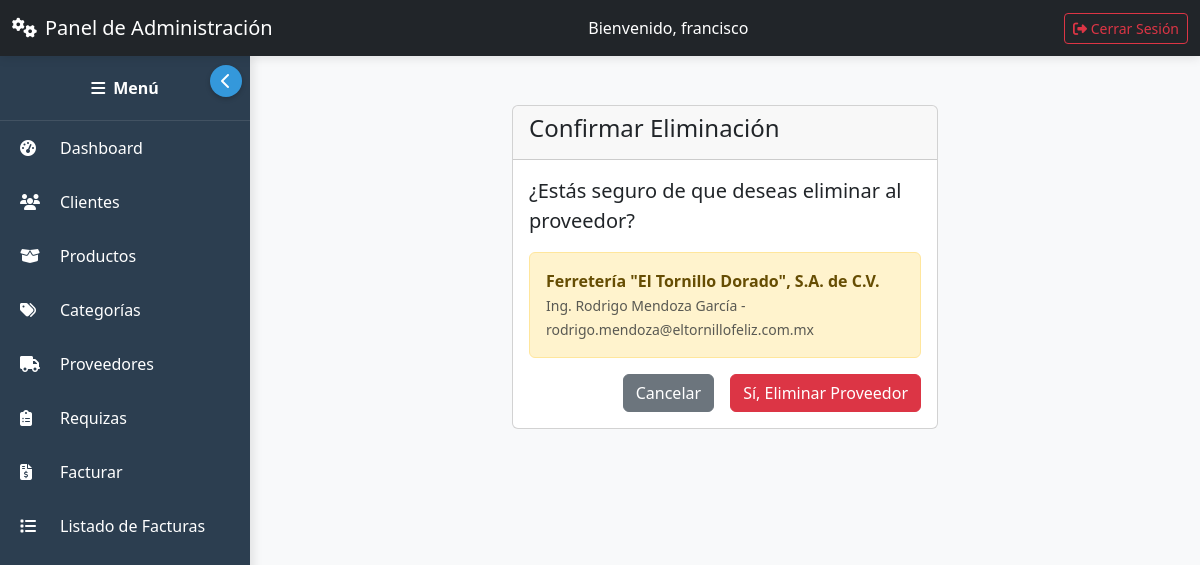
/proveedores/1/eliminar/ (signed in), run on the app's committed database.
### proveedores/models.py (models this page shows, shortened)
class Proveedor(models.Model):
    TIPO_PROVEEDOR = [
        ('productos', 'Productos'),
        ('servicios', 'Servicios'),
        ('ambos', 'Productos y Servicios'),
    ]
    ESTADO_CHOICES = [
        ('activo', 'Activo'),
        ('inactivo', 'Inactivo'),
        ('pendiente', 'Pendiente'),
    ]
    nombre_empresa = models.CharField(max_length=200, verbose_name="Nombre de la Empresa")
    nombre_contacto = models.CharField(max_length=100, verbose_name="Nombre de Contacto")
    email = models.EmailField(verbose_name="Correo Electrónico")
    telefono_regex = RegexValidator(
        regex=r'^\+?1?\d{9,15}$',
        message="El número de teléfono debe tener entre 9 y 15 dígitos."
    )
    telefono = models.CharField(validators=[telefono_regex], max_length=15, verbose_name="Teléfono")
    direccion = models.TextField(verbose_name="Dirección")
    ciudad = models.CharField(max_length=100, verbose_name="Ciudad")
    pais = models.CharField(max_length=100, verbose_name="País", default="México")
    rfc = models.CharField(max_length=13, verbose_name="RFC", blank=True, null=True)
    tipo_proveedor = models.CharField(max_length=20, choices=TIPO_PROVEEDOR, verbose_name="Tipo de Proveedor")
    estado = models.CharField(max_length=10, choices=ESTADO_CHOICES, default='activo', verbose_name="Estado")
    fecha_registro = models.DateTimeField(auto_now_add=True, verbose_name="Fecha de Registro")
    fecha_actualizacion = models.DateTimeField(auto_now=True, verbose_name="Fecha de Actualización")
    notas = models.TextField(blank=True, null=True, verbose_name="Notas Adicionales")
    categorias = models.ManyToManyField(
        'categorias.Categoria',
        related_name='proveedores',
        blank=True,
        verbose_name="Categorías de Productos"
    )
    class Meta:
        verbose_name = "Proveedor"
        verbose_name_plural = "Proveedores"
        ordering = ['nombre_empresa']

### proveedores/views.py (the view, shortened to what this page needs)
# urls.py: path('<int:pk>/eliminar/', views.ProveedorDeleteView.as_view(), name='eliminar'),
class ProveedorDeleteView(LoginRequiredMixin, DeleteView):
    model = Proveedor
    template_name = 'core/proveedor_confirm_delete.html'
    success_url = reverse_lazy('proveedores:lista')

### ventas/context_processors.py (called while the page is built)
def ventas_hoy(request):
    if request.user.is_authenticated:
        return {
            'ventas_hoy_count': Factura.objects.filter(fecha=date.today()).count(),
            'ventas_hoy_total': sum(f.total for f in Factura.objects.filter(fecha=date.today()))
        }
    return {}

### core/templates/core/proveedor_confirm_delete.html (shortened to what this page needs)
{% extends 'core/base.html' %}
{% block content %}
<div class="container mt-4">
    <div class="row justify-content-center">
        <div class="col-md-6">
            <div class="card">
                <div class="card-header">
                    <h4>Confirmar Eliminación</h4>
                </div>
                <div class="card-body">
                    <p class="lead">¿Estás seguro de que deseas eliminar al proveedor?</p>
                    <div class="alert alert-warning">
                        <strong>{{ proveedor.nombre_empresa }}</strong>
                        <br>
                        <small class="text-muted">{{ proveedor.nombre_contacto }} - {{ proveedor.email }}</small>
                    </div>
                    <form method="post">
                        <div class="d-grid gap-2 d-md-flex justify-content-md-end">
                            <a href="{% url 'proveedores:detalle' proveedor.pk %}" class="btn btn-secondary me-md-2">
                                Cancelar
                            </a>
                            <button type="submit" class="btn btn-danger">
                                Sí, Eliminar Proveedor
                            </button>
                        </div>
                    </form>
                </div>
            </div>
        </div>
    </div>
</div>
{% endblock %}

### core/templates/core/base.html (shortened to what this page needs)
{% load static %}
<!DOCTYPE html>
<html lang="es">
<head>
    <link href="https://cdn.jsdelivr.net/npm/bootstrap@5.3.0/dist/css/bootstrap.min.css" rel="stylesheet">
    <link rel="stylesheet" href="https://cdnjs.cloudflare.com/ajax/libs/font-awesome/6.4.0/css/all.min.css">
</head>
<body>
    <nav class="navbar navbar-expand-lg navbar-dark bg-dark">
        <div class="container-fluid">
            <a class="navbar-brand" href="#">
                <i class="fas fa-cogs me-2"></i>Panel de Administración
            </a>
            <div class="d-flex align-items-center">
                <span class="text-white me-3">Bienvenido, {{ user.username }}</span>
            </div>
            <a href="{% url 'login' %}" class="btn btn-outline-danger btn-sm">
                <i class="fas fa-sign-out-alt"></i> Cerrar Sesión
            </a>
        </div>
    </nav>
    <nav id="sidebar">
        <div class="sidebar-header">
            <i class="fas fa-bars me-2"></i>
            <span>Menú</span>
        </div>
        <ul class="nav flex-column">
            <li class="nav-item">
                <a href="{% url 'admin_inicio' %}" class="nav-link">
                    <i class="fas fa-tachometer-alt"></i>
                    <span class="link-text">Dashboard</span>
                </a>
            </li>
            {% if request.user.is_staff %}
            <li class="nav-item">
                <a href="{% url 'cliente_list' %}" class="nav-link">
                    <i class="fas fa-users"></i>
                    <span class="link-text">Clientes</span>
                </a>
            </li>
            <li class="nav-item">
                <a href="{% url 'producto_list' %}" class="nav-link">
                    <i class="fas fa-box-open"></i>
                    <span class="link-text">Productos</span>
                </a>
            </li>
            <li class="nav-item">
                <a href="{% url 'categoria_list' %}" class="nav-link">
                    <i class="fas fa-tags"></i>
                    <span class="link-text">Categorías</span>
                </a>
            </li>
            <li class="nav-item">
                <a href="{% url 'proveedores:lista' %}" class="nav-link">
                    <i class="fas fa-truck"></i>
                    <span class="link-text">Proveedores</span>
                </a>
            </li>
        <li class="nav-item">
                <a href="{% url 'requiza_list' %}" class="nav-link">
                    <i class="fas fa-clipboard-list"></i>
                    <span class="link-text">Requizas</span>
                </a>
            </li>
            {% endif %}
            <li class="nav-item">
                <a href="{% url 'facturas:facturar' %}" class="nav-link">
                    <i class="fas fa-file-invoice-dollar"></i>
                    <span class="link-text">Facturar</span>
                </a>
            </li>
            <li class="nav-item">
               <a class="nav-link" href="{% url 'facturas:factura_list' %}">
                 <i class="fas fa-list"></i>
                 <span class="link-text">Listado de Facturas</span>
               </a>
            </li>
        </ul>
    </nav>
    <div class="toggle-container">
        <button id="sidebarToggle">
            <i id="sidebarToggleIcon" class="fas fa-chevron-left"></i>
        </button>
    </div>
    <div id="content">
        {% block content %}{% endblock %}
    </div>
</body>
</html>

### core/templates/core/base.html (style rules this page uses)
body { overflow-x: hidden; padding-top: 56px; }
#sidebar { position: fixed; top: 56px; left: 0; width: 250px; height: calc(100vh - 56px); background: #2c3e50; color: white; transition: all 0.3s ease; z-index: 1000; overflow-y: auto; box-shadow: 3px 0 10px rgba(0,0,0,0.1); }
#sidebar .nav-link { color: white; padding: 15px 20px; display: flex; align-items: center; white-space: nowrap; transition: background 0.2s; position: relative; }
#sidebar .nav-link i { min-width: 25px; transition: transform 0.3s; }
#sidebar .link-text { transition: opacity 0.3s, margin-left 0.3s; margin-left: 15px; }
#sidebar .nav-item { position: relative; }
#content { margin-left: 250px; padding: 25px; transition: margin-left 0.3s ease; min-height: calc(100vh - 56px); background-color: #f8f9fa; }
.navbar { position: fixed; top: 0; width: 100%; z-index: 1100; box-shadow: 0 2px 10px rgba(0,0,0,0.1); }
.toggle-container { position: fixed; top: 65px; left: 210px; z-index: 1100; transition: left 0.3s ease; }
#sidebarToggle { background: #3498db; border: none; color: white; width: 32px; height: 32px; border-radius: 50%; display: flex; align-items: center; justify-content: center; cursor: pointer; box-shadow: 0 2px 5px rgba(0,0,0,0.2); transition: transform 0.3s, background 0.3s; }
.sidebar-header { padding: 20px 15px; border-bottom: 1px solid rgba(255,255,255,0.1); text-align: center; font-weight: bold; display: flex; align-items: center; justify-content: center; }

### data on the page
Proveedor: nombre_empresa "Ferretería \"El Tornillo Dorado\", S.A. de C.V.", nombre_contacto "Ing. Rodrigo Mendoza García", email "rodrigo.mendoza@eltornillofeliz.com.mx"

### other printed values
{{ user.username }} "francisco"
